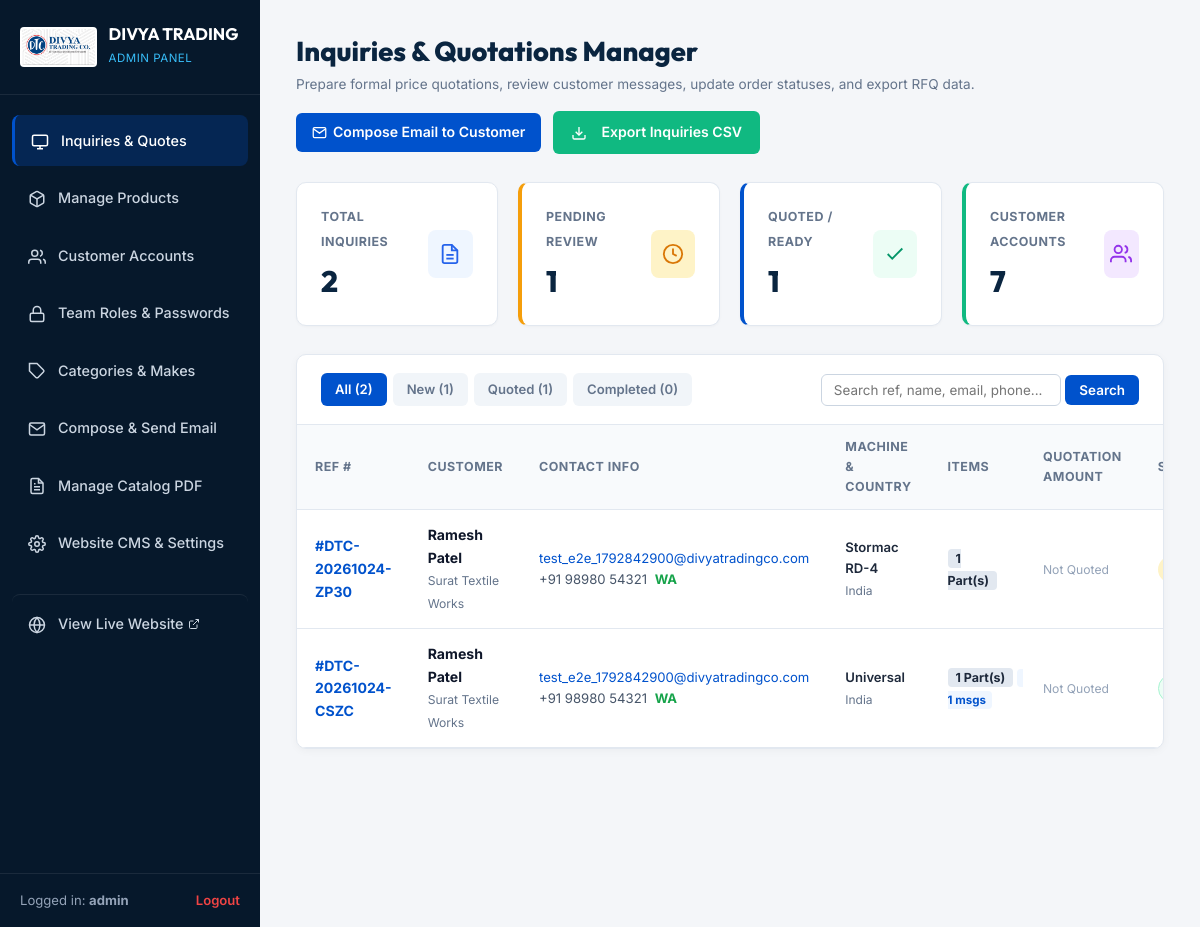
Screenshot of /admin/dashboard (signed in) with the database file from the repository.
### models.py (models this page shows, shortened)
class SiteSetting(db.Model):
    __tablename__ = 'site_settings'
    id = db.Column(db.Integer, primary_key=True)
    key = db.Column(db.String(100), unique=True, nullable=False)
    value = db.Column(db.Text, nullable=True)
    description = db.Column(db.String(255), nullable=True)

class AdminUser(db.Model):
    __tablename__ = 'admin_users'
    id = db.Column(db.Integer, primary_key=True)
    username = db.Column(db.String(80), unique=True, nullable=False)
    email = db.Column(db.String(150), unique=True, nullable=False)
    password_hash = db.Column(db.String(255), nullable=False)
    view_password = db.Column(db.String(100), nullable=True)  # Viewable password hint for superadmin management
    role = db.Column(db.String(30), default='superadmin')  # 'superadmin', 'sales_manager', 'product_editor'
    is_active = db.Column(db.Boolean, default=True)
    created_at = db.Column(db.DateTime, default=datetime.utcnow)

class Inquiry(db.Model):
    __tablename__ = 'inquiries'
    id = db.Column(db.Integer, primary_key=True)
    inquiry_number = db.Column(db.String(50), unique=True, nullable=False, index=True)
    customer_id = db.Column(db.Integer, db.ForeignKey('customer_users.id'), nullable=True)
    customer_name = db.Column(db.String(150), nullable=False)
    company_name = db.Column(db.String(200), nullable=True)
    email = db.Column(db.String(150), nullable=False, index=True)
    phone = db.Column(db.String(50), nullable=False)
    country = db.Column(db.String(100), default='India')
    machine_model = db.Column(db.String(150), nullable=True)
    message = db.Column(db.Text, nullable=True)
    status = db.Column(db.String(30), default='new', index=True)
    quote_amount = db.Column(db.String(100), nullable=True)  # e.g. "$1,850.00 / ₹1,55,000"
    delivery_timeline = db.Column(db.String(150), nullable=True)  # e.g. "3-5 Business Days"
    payment_terms = db.Column(db.String(200), nullable=True)  # e.g. "50% advance, balance against BL"
    quote_valid_until = db.Column(db.String(100), nullable=True)  # e.g. "30 Days from issue"
    admin_notes = db.Column(db.Text, nullable=True)
    created_at = db.Column(db.DateTime, default=datetime.utcnow)
    updated_at = db.Column(db.DateTime, default=datetime.utcnow, onupdate=datetime.utcnow)
    items = db.relationship('InquiryItem', backref='inquiry', lazy=True, cascade='all, delete-orphan')
    messages = db.relationship('InquiryMessage', backref='inquiry', lazy=True, cascade='all, delete-orphan', order_by='InquiryMessage.created_at.asc()')

### app.py (the view, shortened to what this page needs)
@app.route('/admin')
@app.route('/admin/dashboard')
@admin_required
def admin_dashboard():
    status_filter = request.args.get('status')
    search_q = request.args.get('q', '').strip()
    query = Inquiry.query
    if status_filter:
        query = query.filter_by(status=status_filter)
    inquiries = query.order_by(Inquiry.id.desc()).all()
    total_inquiries = Inquiry.query.count()
    new_inquiries = Inquiry.query.filter_by(status='new').count()
    quoted_inquiries = Inquiry.query.filter_by(status='quoted').count()
    completed_inquiries = Inquiry.query.filter_by(status='completed').count()
    total_products = Product.query.count()
    active_products = Product.query.filter_by(is_active=True).count()
    total_customers = CustomerUser.query.count()
    return render_template(
        'admin/dashboard.html',
        inquiries=inquiries,
        total_inquiries=total_inquiries,
        new_inquiries=new_inquiries,
        quoted_inquiries=quoted_inquiries,
        completed_inquiries=completed_inquiries,
        total_products=total_products,
        active_products=active_products,
        total_customers=total_customers,
        current_status=status_filter,
        search_q=search_q
    )

### templates/admin/dashboard.html (shortened to what this page needs)
<!DOCTYPE html>
<html lang="en">
<head>
  <link rel="stylesheet" href="{{ url_for('static', filename='css/admin.css') }}">
  <link rel="stylesheet" href="{{ url_for('static', filename='css/style.css') }}">
</head>
<body class="admin-body">
  <aside class="admin-sidebar" id="adminSidebar">
    <div class="sidebar-header">
      <img src="{{ site_settings.site_logo or url_for('static', filename='images/logo.png') }}" alt="DTC" class="sidebar-logo">
      <div class="sidebar-title">
        <h2>DIVYA TRADING</h2>
        <span>Admin Panel</span>
      </div>
    </div>
    <nav class="sidebar-nav">
      <a href="{{ url_for('admin_dashboard') }}" class="sidebar-nav-item active">
        <span class="nav-icon">
          <svg width="18" height="18" viewBox="0 0 24 24" fill="none" stroke="currentColor" stroke-width="2"><rect x="2" y="3" width="20" height="14" rx="2" ry="2"></rect><line x1="8" y1="21" x2="16" y2="21"></line><line x1="12" y1="17" x2="12" y2="21"></line></svg>
        </span>
        <span>Inquiries & Quotes</span>
      </a>
      <a href="{{ url_for('admin_products') }}" class="sidebar-nav-item">
        <span class="nav-icon">
        </span>
        <span>Manage Products</span>
      </a>
      <a href="{{ url_for('admin_customers') }}" class="sidebar-nav-item">
        <span class="nav-icon">
          <svg width="18" height="18" viewBox="0 0 24 24" fill="none" stroke="currentColor" stroke-width="2"><path d="M17 21v-2a4 4 0 0 0-4-4H5a4 4 0 0 0-4 4v2"></path><circle cx="9" cy="7" r="4"></circle><path d="M23 21v-2a4 4 0 0 0-3-3.87"></path><path d="M16 3.13a4 4 0 0 1 0 7.75"></path></svg>
        </span>
        <span>Customer Accounts</span>
      </a>
      <a href="{{ url_for('admin_users') }}" class="sidebar-nav-item">
        <span class="nav-icon">
          <svg width="18" height="18" viewBox="0 0 24 24" fill="none" stroke="currentColor" stroke-width="2"><rect x="3" y="11" width="18" height="11" rx="2" ry="2"></rect><path d="M7 11V7a5 5 0 0 1 10 0v4"></path></svg>
        </span>
        <span>Team Roles & Passwords</span>
      </a>
      <a href="{{ url_for('admin_categories') }}" class="sidebar-nav-item">
        <span class="nav-icon">
          <svg width="18" height="18" viewBox="0 0 24 24" fill="none" stroke="currentColor" stroke-width="2"><path d="M20.59 13.41l-7.17 7.17a2 2 0 0 1-2.83 0L2 12V2h10l8.59 8.59a2 2 0 0 1 0 2.82z"></path><line x1="7" y1="7" x2="7.01" y2="7"></line></svg>
        </span>
        <span>Categories & Makes</span>
      </a>
      <a href="{{ url_for('admin_compose_email') }}" class="sidebar-nav-item">
        <span class="nav-icon">
          <svg width="18" height="18" viewBox="0 0 24 24" fill="none" stroke="currentColor" stroke-width="2"><path d="M4 4h16c1.1 0 2 .9 2 2v12c0 1.1-.9 2-2 2H4c-1.1 0-2-.9-2-2V6c0-1.1.9-2 2-2z"></path><polyline points="22,6 12,13 2,6"></polyline></svg>
        </span>
        <span>Compose & Send Email</span>
      </a>
      <a href="{{ url_for('admin_catalog') }}" class="sidebar-nav-item">
        <span class="nav-icon">
        </span>
        <span>Manage Catalog PDF</span>
      </a>
      <a href="{{ url_for('admin_settings') }}" class="sidebar-nav-item">
        <span class="nav-icon">
        </span>
        <span>Website CMS & Settings</span>
      </a>
      <a href="{{ url_for('home') }}" target="_blank" class="sidebar-nav-item" style="margin-top: 20px; border-top: 1px solid rgba(255,255,255,0.08); padding-top: 14px;">
        <span class="nav-icon">
          <svg width="18" height="18" viewBox="0 0 24 24" fill="none" stroke="currentColor" stroke-width="2"><circle cx="12" cy="12" r="10"></circle><line x1="2" y1="12" x2="22" y2="12"></line><path d="M12 2a15.3 15.3 0 0 1 4 10 15.3 15.3 0 0 1-4 10 15.3 15.3 0 0 1-4-10 15.3 15.3 0 0 1 4-10z"></path></svg>
        </span>
        <span style="display: inline-flex; align-items: center; gap: 4px;">
          <span>View Live Website</span>
          <svg width="12" height="12" viewBox="0 0 24 24" fill="none" stroke="currentColor" stroke-width="2"><path d="M18 13v6a2 2 0 0 1-2 2H5a2 2 0 0 1-2-2V8a2 2 0 0 1 2-2h6"></path><polyline points="15 3 21 3 21 9"></polyline><line x1="10" y1="14" x2="21" y2="3"></line></svg>
        </span>
      </a>
    </nav>
    <div class="sidebar-footer">
      <span>Logged in: <strong>{{ session.admin_username }}</strong></span>
      <a href="{{ url_for('admin_logout') }}">Logout</a>
    </div>
  </aside>
  <main class="admin-main">
    <div class="admin-top-bar">
      <div class="admin-page-title">
        <h1>Inquiries & Quotations Manager</h1>
        <p>Prepare formal price quotations, review customer messages, update order statuses, and export RFQ data.</p>
      </div>
      <div class="admin-top-actions">
        <a href="{{ url_for('admin_compose_email') }}" class="btn-admin-primary" style="background: #0052CC; border-color: #0052CC; text-decoration: none; padding: 8px 16px; display: inline-flex; align-items: center; gap: 6px;">
          <svg width="15" height="15" viewBox="0 0 24 24" fill="none" stroke="currentColor" stroke-width="2"><path d="M4 4h16c1.1 0 2 .9 2 2v12c0 1.1-.9 2-2 2H4c-1.1 0-2-.9-2-2V6c0-1.1.9-2 2-2z"></path><polyline points="22,6 12,13 2,6"></polyline></svg>
          <span>Compose Email to Customer</span>
        </a>
        <a href="{{ url_for('admin_export_inquiries') }}" class="btn-admin-export">
          <svg width="16" height="16" viewBox="0 0 24 24" fill="none" stroke="currentColor" stroke-width="2" style="margin-right: 6px;"><path d="M21 15v4a2 2 0 0 1-2 2H5a2 2 0 0 1-2-2v-4"></path><polyline points="7 10 12 15 17 10"></polyline><line x1="12" y1="15" x2="12" y2="3"></line></svg>
          <span>Export Inquiries CSV</span>
        </a>
      </div>
    </div>
    <div class="admin-stats-grid">
      <div class="admin-stat-card">
        <div class="stat-card-info">
          <span class="stat-card-label">Total Inquiries</span>
          <span class="stat-card-value">{{ total_inquiries }}</span>
        </div>
        <div class="stat-card-icon" style="background: #EFF6FF; color: #2563EB;">
          <svg width="22" height="22" viewBox="0 0 24 24" fill="none" stroke="currentColor" stroke-width="2"><path d="M14 2H6a2 2 0 0 0-2 2v16a2 2 0 0 0 2 2h12a2 2 0 0 0 2-2V8z"></path><polyline points="14 2 14 8 20 8"></polyline><line x1="16" y1="13" x2="8" y2="13"></line><line x1="16" y1="17" x2="8" y2="17"></line></svg>
        </div>
      </div>
      <div class="admin-stat-card stat-pending">
        <div class="stat-card-info">
          <span class="stat-card-label">Pending Review</span>
          <span class="stat-card-value">{{ new_inquiries }}</span>
        </div>
        <div class="stat-card-icon" style="background: #FEF3C7; color: #D97706;">
          <svg width="22" height="22" viewBox="0 0 24 24" fill="none" stroke="currentColor" stroke-width="2"><circle cx="12" cy="12" r="10"></circle><polyline points="12 6 12 12 16 14"></polyline></svg>
        </div>
      </div>
      <div class="admin-stat-card stat-quoted">
        <div class="stat-card-info">
          <span class="stat-card-label">Quoted / Ready</span>
          <span class="stat-card-value">{{ quoted_inquiries }}</span>
        </div>
        <div class="stat-card-icon" style="background: #ECFDF5; color: #059669;">
          <svg width="22" height="22" viewBox="0 0 24 24" fill="none" stroke="currentColor" stroke-width="2"><polyline points="20 6 9 17 4 12"></polyline></svg>
        </div>
      </div>
      <div class="admin-stat-card stat-completed">
        <div class="stat-card-info">
          <span class="stat-card-label">Customer Accounts</span>
          <span class="stat-card-value">{{ total_customers }}</span>
        </div>
        <div class="stat-card-icon" style="background: #F3E8FF; color: #9333EA;">
          <svg width="22" height="22" viewBox="0 0 24 24" fill="none" stroke="currentColor" stroke-width="2"><path d="M17 21v-2a4 4 0 0 0-4-4H5a4 4 0 0 0-4 4v2"></path><circle cx="9" cy="7" r="4"></circle><path d="M23 21v-2a4 4 0 0 0-3-3.87"></path><path d="M16 3.13a4 4 0 0 1 0 7.75"></path></svg>
        </div>
      </div>
    </div>
    <div class="admin-card">
      <div class="admin-card-header">
        <div style="display: flex; justify-content: space-between; align-items: center; width: 100%; flex-wrap: wrap; gap: 14px;">
          <div class="admin-filter-tabs">
            <a href="{{ url_for('admin_dashboard') }}" class="filter-tab {% if not current_status %}active{% endif %}">
              All ({{ total_inquiries }})
            </a>
            <a href="{{ url_for('admin_dashboard', status='new') }}" class="filter-tab {% if current_status == 'new' %}active{% endif %}">
              New ({{ new_inquiries }})
            </a>
            <a href="{{ url_for('admin_dashboard', status='quoted') }}" class="filter-tab {% if current_status == 'quoted' %}active{% endif %}">
              Quoted ({{ quoted_inquiries }})
            </a>
            <a href="{{ url_for('admin_dashboard', status='completed') }}" class="filter-tab {% if current_status == 'completed' %}active{% endif %}">
              Completed ({{ completed_inquiries }})
            </a>
          </div>
          <form action="{{ url_for('admin_dashboard') }}" method="GET" class="admin-search-form" style="margin: 0;">
            <input type="text" name="q" value="{{ search_q }}" placeholder="Search ref, name, email, phone..." class="form-control" style="width: 240px; font-size: 0.84rem; padding: 7px 12px;">
            <button type="submit" class="btn-admin-primary" style="padding: 7px 14px; font-size: 0.84rem;">Search</button>
          </form>
        </div>
      </div>
      <div class="table-responsive">
        <table class="admin-table">
          <thead>
            <tr>
              <th>Ref #</th>
              <th>Customer</th>
              <th>Contact Info</th>
              <th>Machine & Country</th>
              <th>Items</th>
              <th>Quotation Amount</th>
              <th>Status</th>
            </tr>
          </thead>
          <tbody>
            {% for inq in inquiries %}
            <tr>
              <td style="font-weight: 700; color: #0052cc;">#{{ inq.inquiry_number }}</td>
              <td>
                <strong style="color: #0F172A; display: block;">{{ inq.customer_name }}</strong>
                <span style="font-size: 0.76rem; color: #64748b;">{{ inq.company_name or 'Independent' }}</span>
              </td>
              <td>
                <div style="font-size: 0.82rem;">
                  <a href="mailto:{{ inq.email }}" style="color: #0052cc;">{{ inq.email }}</a><br>
                  <a href="tel:{{ inq.phone }}" style="color: #475569;">{{ inq.phone }}</a>
                  <a href="https://wa.me/{{ inq.phone|replace('+', '')|replace(' ', '') }}" target="_blank" style="margin-left: 4px; text-decoration: none; color: #16A34A; font-weight: 700;" title="Open WhatsApp Chat">WA</a>
                </div>
              </td>
              <td>
                <span style="display: block; font-size: 0.82rem; font-weight: 600;">{{ inq.machine_model or 'Universal' }}</span>
                <span style="font-size: 0.75rem; color: #64748b;">{{ inq.country }}</span>
              </td>
              <td>
                <span style="background: #E2E8F0; padding: 2px 8px; border-radius: 4px; font-weight: 700; font-size: 0.78rem;">
                  {{ inq.items|length }} Part(s)
                </span>
                {% if inq.messages %}
                <span style="background: #eff6ff; color: #0052cc; padding: 2px 6px; border-radius: 4px; font-weight: 700; font-size: 0.72rem; margin-left: 4px;" title="Messages in thread">
                  {{ inq.messages|length }} msgs
                </span>
                {% endif %}
              </td>
              <td>
                {% if inq.quote_amount %}
                <strong style="color: #16a34a; font-size: 0.88rem;">{{ inq.quote_amount }}</strong>
                {% else %}
                <span style="color: #94a3b8; font-size: 0.76rem;">Not Quoted</span>
                {% endif %}
              </td>
              <td>
                {% if inq.status == 'new' %}
                  <span class="status-badge badge-new">New</span>
                {% elif inq.status == 'contacted' %}
                  <span class="status-badge badge-contacted">In Review</span>
                {% elif inq.status == 'quoted' %}
                  <span class="status-badge badge-quoted">Quoted</span>
                {% elif inq.status == 'completed' %}
                  <span class="status-badge badge-completed">Completed</span>
                {% else %}
                  <span class="status-badge badge-cancelled">Cancelled</span>
                {% endif %}
              </td>
            </tr>
            {% endfor %}
          </tbody>
        </table>
      </div>
    </div>
  </main>
</body>
</html>

### rows the page displays
SiteSetting: value (picture)
AdminUser: admin_username "admin"
Inquiry: inquiry_number "DTC-20261024-ZP30", customer_name "Ramesh Patel", company_name "Surat Textile Works", email "test_e2e_1792842900@divyatradingco.com", phone "+91 98980 54321", machine_model "Stormac RD-4", country "India", items|length "1", shows "Not Quoted"
Inquiry: inquiry_number "DTC-20261024-CSZC", customer_name "Ramesh Patel", company_name "Surat Textile Works", email "test_e2e_1792842900@divyatradingco.com", phone "+91 98980 54321", machine_model "Universal", country "India", items|length "1", messages|length "1", quote_amount "Not Quoted"

### other values shown
{{ total_inquiries }} "2"
{{ new_inquiries }} "1"
{{ quoted_inquiries }} "1"
{{ total_customers }} "7"
{{ completed_inquiries }} "0"
